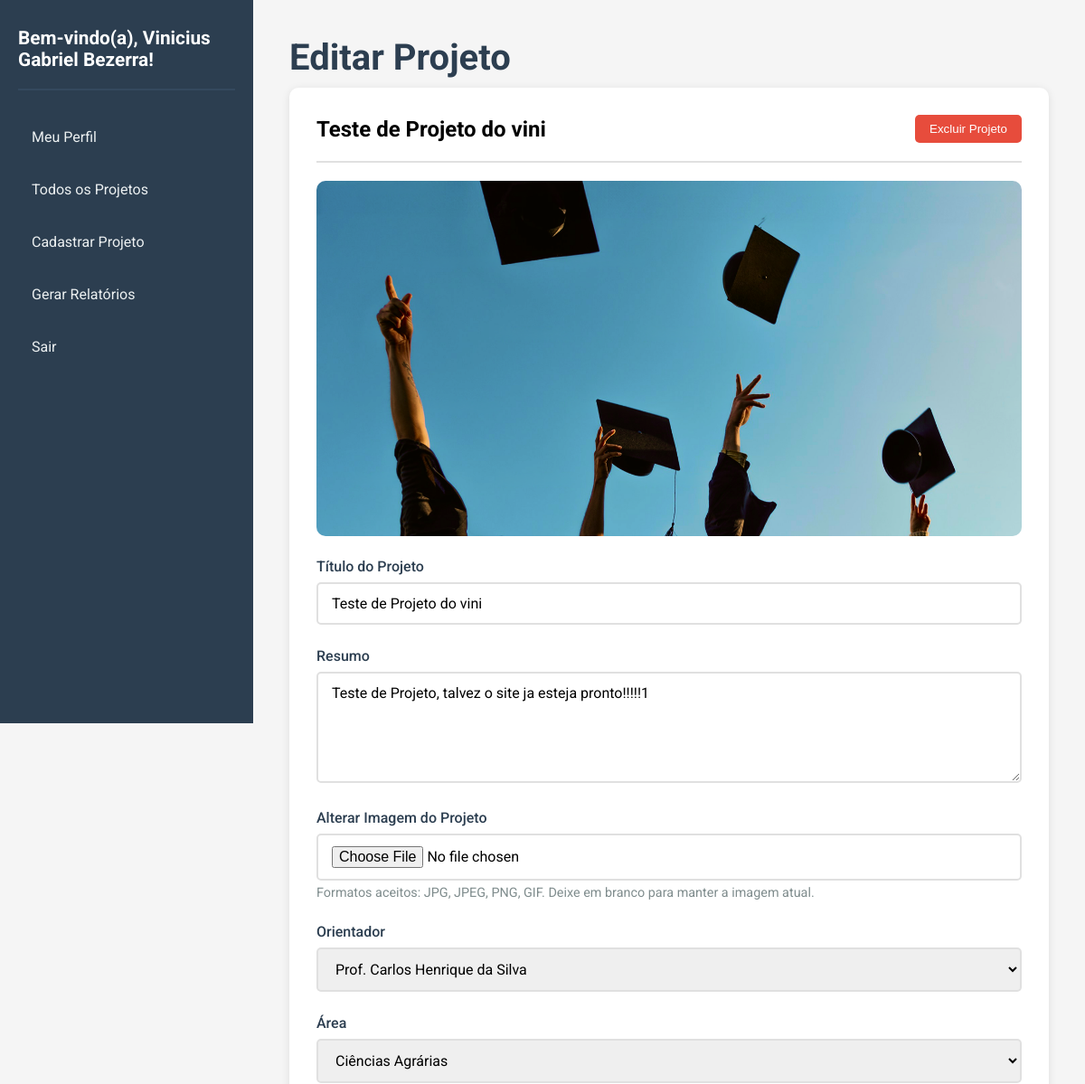
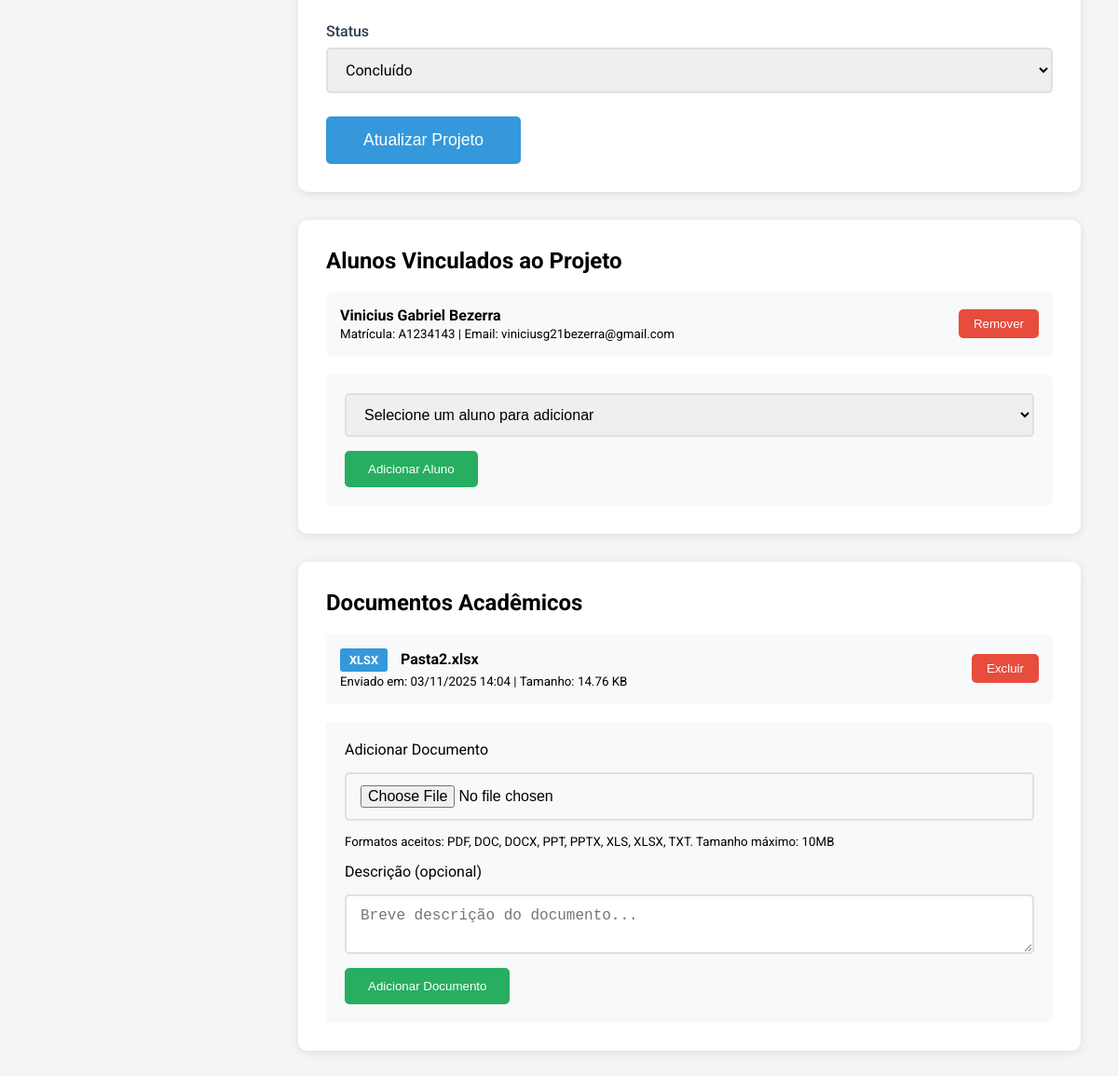
/pages/editar_projeto.php?id=26 (signed in), run on the app's committed database (2 pictures, top to bottom).
### tables this page shows
CREATE TABLE `projetos` (
  `id` int(11) NOT NULL,
  `titulo` varchar(255) NOT NULL,
  `resumo` text,
  `id_orientador` int(11) NOT NULL,
  `id_area` int(11) NOT NULL,
  `status` int(11) NOT NULL,
  `data_cadastro` timestamp NOT NULL DEFAULT CURRENT_TIMESTAMP,
  `imagem` varchar(255) DEFAULT NULL
);

CREATE TABLE `orientadores` (
  `id` int(11) NOT NULL,
  `nome` varchar(200) NOT NULL,
  `email` varchar(150) NOT NULL
);

CREATE TABLE `areas` (
  `id` int(11) NOT NULL,
  `nome` varchar(100) NOT NULL
);

CREATE TABLE `status` (
  `id` int(11) NOT NULL,
  `descricao` varchar(50) NOT NULL
);

CREATE TABLE `alunos` (
  `id` int(11) NOT NULL,
  `nome` varchar(200) NOT NULL,
  `matricula` varchar(50) NOT NULL,
  `email` varchar(150) NOT NULL
);

CREATE TABLE `documentos` (
  `id` int(11) NOT NULL,
  `id_projeto` int(11) NOT NULL,
  `nome_original` varchar(255) NOT NULL,
  `nome_arquivo` varchar(255) NOT NULL,
  `tipo_arquivo` varchar(50) NOT NULL,
  `tamanho` int(11) NOT NULL COMMENT 'Tamanho em bytes',
  `descricao` varchar(500) DEFAULT NULL,
  `data_upload` timestamp NOT NULL DEFAULT CURRENT_TIMESTAMP
);

### pages/editar_projeto.php (the view, shortened to what this page needs)
<?php
$conexao = getConnection();
$nome = $_SESSION['usuario_nome'];
$id_projeto = isset($_GET['id']) ? intval($_GET['id']) : 0;
$stmt = $conexao->prepare("SELECT p.*, o.nome as orientador_nome, a.nome as area_nome, s.descricao as status_descricao
                           FROM projetos p
                           LEFT JOIN orientadores o ON p.id_orientador = o.id
                           LEFT JOIN areas a ON p.id_area = a.id
                           LEFT JOIN status s ON p.status = s.id
                           WHERE p.id = ?");
$stmt->bind_param("i", $id_projeto);
$stmt->execute();
$result = $stmt->get_result();
$projeto = $result->fetch_assoc();
$stmt = $conexao->prepare("SELECT a.id, a.nome, a.matricula, a.email
                           FROM alunos a
                           INNER JOIN projetos_alunos pa ON a.id = pa.id_aluno
                           WHERE pa.id_projeto = ?");
$stmt->bind_param("i", $id_projeto);
$stmt->execute();
$result_alunos_projeto = $stmt->get_result();
$stmt = $conexao->prepare("SELECT * FROM documentos WHERE id_projeto = ? ORDER BY data_upload DESC");
$stmt->bind_param("i", $id_projeto);
$stmt->execute();
$result_docs = $stmt->get_result();
$documentos = [];
while ($doc = $result_docs->fetch_assoc()) {
    $documentos[] = $doc;
}
$query_orientadores = "SELECT id, nome FROM orientadores ORDER BY nome";
$result_orientadores = $conexao->query($query_orientadores);
$query_areas = "SELECT id, nome FROM areas ORDER BY nome";
$result_areas = $conexao->query($query_areas);
$query_status = "SELECT id, descricao FROM status ORDER BY id";
$result_status = $conexao->query($query_status);
?>
<!DOCTYPE html>
<html lang="pt-BR">
<head>
    <link rel="stylesheet" href="../css/style.css">
</head>
<body>
    <aside>
        <h2 class="titulo-sidebar">Bem-vindo(a), <?php echo htmlspecialchars($nome); ?>!</h2>
        <div class="funcoes-sidebar">
            <ul>
                <li><a href="meu_perfil.php">Meu Perfil</a></li>
                <li><a href="projetos.php">Todos os Projetos</a></li>
                <li><a href="cadastrar_projeto.php">Cadastrar Projeto</a></li>
                <li><a href="relatorios.php">Gerar Relatórios</a></li>
                <li><a href="../php/logout.php">Sair</a></li>
            </ul>
        </div>
    </aside>
    <main>
        <div class="container">
            <h1 class="titulo">Editar Projeto</h1>
            <div class="projeto-detalhes">
                <div class="projeto-header">
                    <h2><?php echo htmlspecialchars($projeto['titulo']); ?></h2>
                    <form method="POST" onsubmit="return confirm('Tem certeza que deseja excluir este projeto? Todos os arquivos e documentos serão removidos permanentemente!');" style="display: inline;">
                        <button type="submit" class="btn-excluir">Excluir Projeto</button>
                    </form>
                </div>
                <?php if (!empty($projeto['imagem']) && file_exists('../uploads/' . $projeto['imagem'])): ?>
                    <img src="../uploads/<?php echo htmlspecialchars($projeto['imagem']); ?>"
                         alt="<?php echo htmlspecialchars($projeto['titulo']); ?>"
                         class="projeto-imagem-preview">
                <?php endif; ?>
                <form method="POST" enctype="multipart/form-data">
                    <div class="form-group">
                        <label for="titulo">Título do Projeto</label>
                        <input type="text" id="titulo" name="titulo" value="<?php echo htmlspecialchars($projeto['titulo']); ?>" required>
                    </div>
                    <div class="form-group">
                        <label for="resumo">Resumo</label>
                        <textarea id="resumo" name="resumo" rows="5" required><?php echo htmlspecialchars($projeto['resumo']); ?></textarea>
                    </div>
                    <div class="form-group">
                        <label for="imagem">Alterar Imagem do Projeto</label>
                        <input type="file" id="imagem" name="imagem" accept="image/*">
                        <small>Formatos aceitos: JPG, JPEG, PNG, GIF. Deixe em branco para manter a imagem atual.</small>
                    </div>
                    <div class="form-group">
                        <label for="id_orientador">Orientador</label>
                        <select id="id_orientador" name="id_orientador" required>
                            <?php
                            $result_orientadores->data_seek(0);
                            while ($orientador = $result_orientadores->fetch_assoc()):
                            ?>
                                <option value="<?php echo $orientador['id']; ?>"
                                        <?php echo ($projeto['id_orientador'] == $orientador['id']) ? 'selected' : ''; ?>>
                                    <?php echo htmlspecialchars($orientador['nome']); ?>
                                </option>
                            <?php endwhile; ?>
                        </select>
                    </div>
                    <div class="form-group">
                        <label for="id_area">Área</label>
                        <select id="id_area" name="id_area" required>
                            <?php
                            $result_areas->data_seek(0);
                            while ($area = $result_areas->fetch_assoc()):
                            ?>
                                <option value="<?php echo $area['id']; ?>"
                                        <?php echo ($projeto['id_area'] == $area['id']) ? 'selected' : ''; ?>>
                                    <?php echo htmlspecialchars($area['nome']); ?>
                                </option>
                            <?php endwhile; ?>
                        </select>
                    </div>
                    <div class="form-group">
                        <label for="id_status">Status</label>
                        <select id="id_status" name="id_status" required>
                            <?php
                            $result_status->data_seek(0);
                            while ($status = $result_status->fetch_assoc()):
                            ?>
                                <option value="<?php echo $status['id']; ?>"
                                        <?php echo ($projeto['status'] == $status['id']) ? 'selected' : ''; ?>>
                                    <?php echo htmlspecialchars($status['descricao']); ?>
                                </option>
                            <?php endwhile; ?>
                        </select>
                    </div>
                    <button type="submit" class="btn-primary">Atualizar Projeto</button>
                </form>
            </div>
            <div class="alunos-section">
                <h2>Alunos Vinculados ao Projeto</h2>
                <?php if ($result_alunos_projeto->num_rows > 0): ?>
                    <ul class="alunos-lista">
                        <?php
                        $result_alunos_projeto->data_seek(0);
                        while ($aluno = $result_alunos_projeto->fetch_assoc()):
                        ?>
                            <li class="aluno-item">
                                <div class="aluno-info">
                                    <strong><?php echo htmlspecialchars($aluno['nome']); ?></strong><br>
                                    <small>Matrícula: <?php echo htmlspecialchars($aluno['matricula']); ?> | Email: <?php echo htmlspecialchars($aluno['email']); ?></small>
                                </div>
                                <form method="POST" style="display: inline;">
                                    <button type="submit" class="btn-remover" onclick="return confirm('Remover este aluno do projeto?');">Remover</button>
                                </form>
                            </li>
                        <?php endwhile; ?>
                    </ul>
                <?php else: ?>
                    <p style="color: #7f8c8d; margin-top: 20px;">Nenhum aluno vinculado a este projeto.</p>
                <?php endif; ?>
                <form method="POST" class="adicionar-aluno-form">
                    <select name="id_aluno" required>
                        <option value="">Selecione um aluno para adicionar</option>
                    </select>
                    <button type="submit" class="btn-adicionar">Adicionar Aluno</button>
                </form>
            </div>
            <div class="documentos-section">
                <h2>Documentos Acadêmicos</h2>
                <?php if (count($documentos) > 0): ?>
                    <ul class="documentos-lista">
                        <?php foreach ($documentos as $doc): ?>
                            <li class="documento-item">
                                <div class="documento-info">
                                    <span class="file-icon"><?php echo strtoupper($doc['tipo_arquivo']); ?></span>
                                    <strong><?php echo htmlspecialchars($doc['nome_original']); ?></strong>
                                    <br><small>Enviado em: <?php echo date('d/m/Y H:i', strtotime($doc['data_upload'])); ?> | Tamanho: <?php echo number_format($doc['tamanho'] / 1024, 2); ?> KB</small>
                                </div>
                                <form method="POST" style="display: inline;">
                                    <button type="submit" class="btn-remover" onclick="return confirm('Excluir este documento?');">Excluir</button>
                                </form>
                            </li>
                        <?php endforeach; ?>
                    </ul>
                <?php else: ?>
                    <p style="color: #7f8c8d; margin-top: 20px;">Nenhum documento adicionado a este projeto.</p>
                <?php endif; ?>
                <form method="POST" enctype="multipart/form-data" class="adicionar-documento-form">
                    <label for="documento">Adicionar Documento</label>
                    <input type="file" id="documento" name="documento" accept=".pdf,.doc,.docx,.ppt,.pptx,.xls,.xlsx,.txt" required>
                    <small>Formatos aceitos: PDF, DOC, DOCX, PPT, PPTX, XLS, XLSX, TXT. Tamanho máximo: 10MB</small>
                    <label for="descricao_documento">Descrição (opcional)</label>
                    <textarea id="descricao_documento" name="descricao_documento" rows="2" placeholder="Breve descrição do documento..."></textarea>
                    <button type="submit" class="btn-adicionar">Adicionar Documento</button>
                </form>
            </div>
        </div>
    </main>
</body>
</html>

### css/style.css (style rules this page uses)
* { margin: 0; padding: 0; box-sizing: border-box; }
body { font-family: "Roboto", sans-serif; background-color: #f5f5f5; display: flex; min-height: 100vh; }
aside { width: 280px; background-color: #2c3e50; color: white; padding: 30px 20px; position: fixed; height: 100vh; overflow-y: auto; }
.titulo-sidebar { font-size: 1.3rem; margin-bottom: 30px; padding-bottom: 20px; border-bottom: 2px solid #34495e; }
.funcoes-sidebar ul { list-style: none; }
.funcoes-sidebar li { margin-bottom: 15px; }
.funcoes-sidebar a { color: #ecf0f1; text-decoration: none; display: block; padding: 12px 15px; border-radius: 5px; transition: all 0.3s ease; }
main { margin-left: 280px; flex: 1; padding: 40px; }
.container { max-width: 1200px; margin: 0 auto; }
.titulo { font-size: 2.5rem; color: #2c3e50; margin-bottom: 10px; }
.form-group { margin-bottom: 25px; opacity: 0; animation: fadeInUp 0.5s ease-out forwards; }
.form-group:nth-child(2) { animation-delay: 0.15s; }
.form-group:nth-child(3) { animation-delay: 0.2s; }
.form-group:nth-child(4) { animation-delay: 0.25s; }
.form-group:nth-child(5) { animation-delay: 0.3s; }
.form-group label { display: block; margin-bottom: 8px; color: #2c3e50; font-weight: 500; transition: color 0.3s ease; }
.form-group input[type="text"], .form-group input[type="file"], .form-group textarea, .form-group select { width: 100%; padding: 12px 15px; border: 2px solid #e0e0e0; border-radius: 5px; font-size: 1rem; font-family: "Roboto", sans-serif; transition: all 0.3s ease; }
.form-group small { display: block; margin-top: 5px; color: #7f8c8d; font-size: 0.9rem; }
.btn-primary { padding: 15px 40px; background-color: #3498db; color: white; border: none; border-radius: 5px; font-size: 1.1rem; cursor: pointer; transition: all 0.3s ease; }
html { scroll-behavior: smooth; }

### pages/editar_projeto.php (style rules this page uses)
.projeto-detalhes { background: white; padding: 30px; border-radius: 10px; box-shadow: 0 2px 10px rgba(0, 0, 0, 0.1); margin-bottom: 30px; }
.projeto-header { display: flex; justify-content: space-between; align-items: center; margin-bottom: 20px; padding-bottom: 20px; border-bottom: 2px solid #e0e0e0; }
.projeto-imagem-preview { max-width: 100%; height: auto; border-radius: 10px; margin-bottom: 20px; }
.alunos-section, .documentos-section { background: white; padding: 30px; border-radius: 10px; box-shadow: 0 2px 10px rgba(0, 0, 0, 0.1); margin-bottom: 30px; }
.alunos-lista, .documentos-lista { list-style: none; margin-top: 20px; }
.aluno-item, .documento-item { display: flex; justify-content: space-between; align-items: center; padding: 15px; background: #f8f9fa; border-radius: 5px; margin-bottom: 10px; }
.aluno-info, .documento-info { flex: 1; }
.btn-remover, .btn-excluir { padding: 8px 16px; background-color: #e74c3c; color: white; border: none; border-radius: 5px; cursor: pointer; transition: background-color 0.3s ease; }
.adicionar-aluno-form, .adicionar-documento-form { display: flex; flex-direction: column; gap: 15px; margin-top: 20px; padding: 20px; background: #f8f9fa; border-radius: 5px; }
.adicionar-aluno-form select, .adicionar-documento-form input, .adicionar-documento-form textarea { padding: 12px 15px; border: 2px solid #e0e0e0; border-radius: 5px; font-size: 1rem; }
.btn-adicionar { padding: 12px 25px; background-color: #27ae60; color: white; border: none; border-radius: 5px; cursor: pointer; transition: background-color 0.3s ease; align-self: flex-start; }
.file-icon { display: inline-block; padding: 5px 10px; background-color: #3498db; color: white; border-radius: 3px; font-size: 0.8rem; font-weight: bold; margin-right: 10px; }

### data on the page
projetos: titulo "Teste de Projeto do vini", imagem (picture), resumo "Teste de Projeto, talvez o site ja esteja pronto!!!!!1", id_orientador "Prof. Carlos Henrique da Silva", id_area "Ciências Agrárias", id_status "Concluído"
alunos: nome "Vinicius Gabriel Bezerra", matricula "A1234143", email "viniciusg21bezerra@gmail.com"
documentos: tipo_arquivo "XLSX", nome_original "Pasta2.xlsx", data_upload "03/11/2025 14:04", $doc['tamanho']/1024 "14.76"

### other printed values
$nome "Vinicius Gabriel Bezerra"
